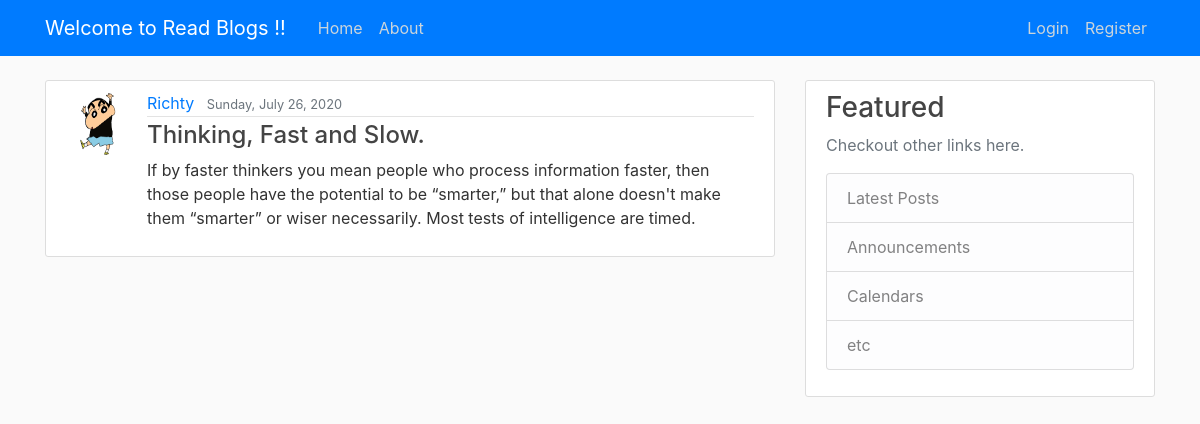
/blog/post/13/, run on the app's committed database.
### blog/models.py (models this page shows, shortened)
class Post(models.Model):
	title = models.CharField(max_length=100)
	content = models.TextField()
	date_posted = models.DateTimeField(default=timezone.now)
	author = models.ForeignKey(User, on_delete = models.CASCADE)

### users/models.py (models this page shows, shortened)
class Profile(models.Model):
	user = models.OneToOneField(User, on_delete=models.CASCADE)
	image = models.ImageField(default='default.jpg', upload_to='profile_pics')

### blog/views.py (the view)
# urls.py: path('post/<int:pk>/', PostDetailView.as_view(), name='post-detail'), # class based view
class PostDetailView(DetailView):
	model = Post

### blog/templates/blog/post_detail.html (shortened to what this page needs)
{% extends "blog/base.html" %}
{% block content %}
			<article class="media content-section">
        <img class="rounded-circle article-img"src = {{ object.author.profile.image.url }}>
          <div class="media-body">
            <div class="article-metadata">
              <a class="mr-2" href="{% url 'user-posts' object.author.username %}">{{ object.author }}</a>
              <small class="text-muted">{{ object.date_posted|date:"l, F d, Y" }}</small>
            </div>
            <h4 class="article-title">{{ object.title }}</h4>
            <p class="article-content">{{ object.content }}</p>
          </div>
        </article>
{% endblock content%}

### blog/static/blog/main.css (style rules this page uses)
body { background: #fafafa; color: #333333; margin-top: 5rem; }
h1, h2, h3, h4, h5, h6 { color: #444444; }
.content-section { background: #ffffff; padding: 10px 20px; border: 1px solid #dddddd; border-radius: 3px; margin-bottom: 20px; }
.article-title { color: #444444; }
.article-content { white-space: pre-line; }
.article-img { height: 65px; width: 65px; margin-right: 16px; }
.article-metadata { padding-bottom: 1px; margin-bottom: 4px; border-bottom: 1px solid #e3e3e3 }

### data on the page
Post: author.profile.image (picture), author "Richty", date_posted "Sunday, July 26, 2020", title "Thinking, Fast and Slow.", content "If by faster thinkers you mean people who process information faster, then those people have the potential to be “smarter,” but that alone doesn't make them “smarter” or wiser necessarily. Most tests of intelligence are timed."
